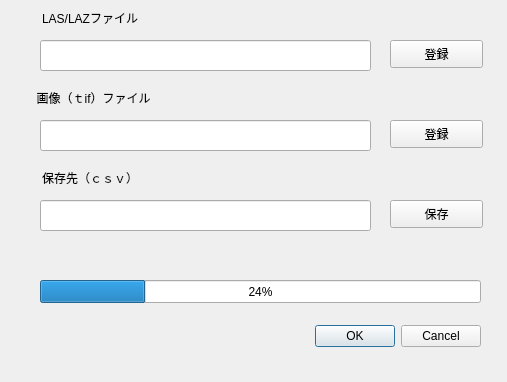
<?xml version="1.0" encoding="UTF-8"?>
<ui version="4.0">
 <class>LasTifToCsvDialogBase</class>
 <widget class="QDialog" name="LasTifToCsvDialogBase">
  <property name="geometry">
   <rect>
    <x>0</x>
    <y>0</y>
    <width>507</width>
    <height>382</height>
   </rect>
  </property>
  <property name="windowTitle">
   <string>las_tif_to_csv</string>
  </property>
  <widget class="QDialogButtonBox" name="pushButtonRun">
   <property name="geometry">
    <rect>
     <x>140</x>
     <y>320</y>
     <width>341</width>
     <height>32</height>
    </rect>
   </property>
   <property name="orientation">
    <enum>Qt::Horizontal</enum>
   </property>
   <property name="standardButtons">
    <set>QDialogButtonBox::Cancel|QDialogButtonBox::Ok</set>
   </property>
  </widget>
  <widget class="QLabel" name="label">
   <property name="geometry">
    <rect>
     <x>30</x>
     <y>10</y>
     <width>131</width>
     <height>16</height>
    </rect>
   </property>
   <property name="text">
    <string>　LAS/LAZファイル</string>
   </property>
  </widget>
  <widget class="QLineEdit" name="lineEditLas">
   <property name="geometry">
    <rect>
     <x>40</x>
     <y>40</y>
     <width>331</width>
     <height>31</height>
    </rect>
   </property>
  </widget>
  <widget class="QPushButton" name="pushButtonLas">
   <property name="geometry">
    <rect>
     <x>390</x>
     <y>40</y>
     <width>93</width>
     <height>28</height>
    </rect>
   </property>
   <property name="text">
    <string>登録</string>
   </property>
  </widget>
  <widget class="QPushButton" name="pushButtonTif">
   <property name="geometry">
    <rect>
     <x>390</x>
     <y>120</y>
     <width>93</width>
     <height>28</height>
    </rect>
   </property>
   <property name="text">
    <string>登録</string>
   </property>
  </widget>
  <widget class="QLabel" name="label_2">
   <property name="geometry">
    <rect>
     <x>30</x>
     <y>90</y>
     <width>131</width>
     <height>16</height>
    </rect>
   </property>
   <property name="text">
    <string>  画像（ｔif）ファイル</string>
   </property>
  </widget>
  <widget class="QLineEdit" name="lineEditTif">
   <property name="geometry">
    <rect>
     <x>40</x>
     <y>120</y>
     <width>331</width>
     <height>31</height>
    </rect>
   </property>
  </widget>
  <widget class="QLabel" name="label_3">
   <property name="geometry">
    <rect>
     <x>30</x>
     <y>170</y>
     <width>131</width>
     <height>16</height>
    </rect>
   </property>
   <property name="text">
    <string>　保存先（ｃｓｖ）</string>
   </property>
  </widget>
  <widget class="QPushButton" name="pushButtonCsv">
   <property name="geometry">
    <rect>
     <x>390</x>
     <y>200</y>
     <width>93</width>
     <height>28</height>
    </rect>
   </property>
   <property name="text">
    <string>保存</string>
   </property>
  </widget>
  <widget class="QLineEdit" name="lineEditCsv">
   <property name="geometry">
    <rect>
     <x>40</x>
     <y>200</y>
     <width>331</width>
     <height>31</height>
    </rect>
   </property>
  </widget>
  <widget class="QProgressBar" name="progressBar">
   <property name="geometry">
    <rect>
     <x>40</x>
     <y>280</y>
     <width>441</width>
     <height>23</height>
    </rect>
   </property>
   <property name="value">
    <number>24</number>
   </property>
  </widget>
 </widget>
 <resources/>
 <connections>
  <connection>
   <sender>pushButtonRun</sender>
   <signal>accepted()</signal>
   <receiver>LasTifToCsvDialogBase</receiver>
   <slot>accept()</slot>
   <hints>
    <hint type="sourcelabel">
     <x>20</x>
     <y>20</y>
    </hint>
    <hint type="destinationlabel">
     <x>20</x>
     <y>20</y>
    </hint>
   </hints>
  </connection>
  <connection>
   <sender>pushButtonRun</sender>
   <signal>rejected()</signal>
   <receiver>LasTifToCsvDialogBase</receiver>
   <slot>reject()</slot>
   <hints>
    <hint type="sourcelabel">
     <x>20</x>
     <y>20</y>
    </hint>
    <hint type="destinationlabel">
     <x>20</x>
     <y>20</y>
    </hint>
   </hints>
  </connection>
 </connections>
</ui>
